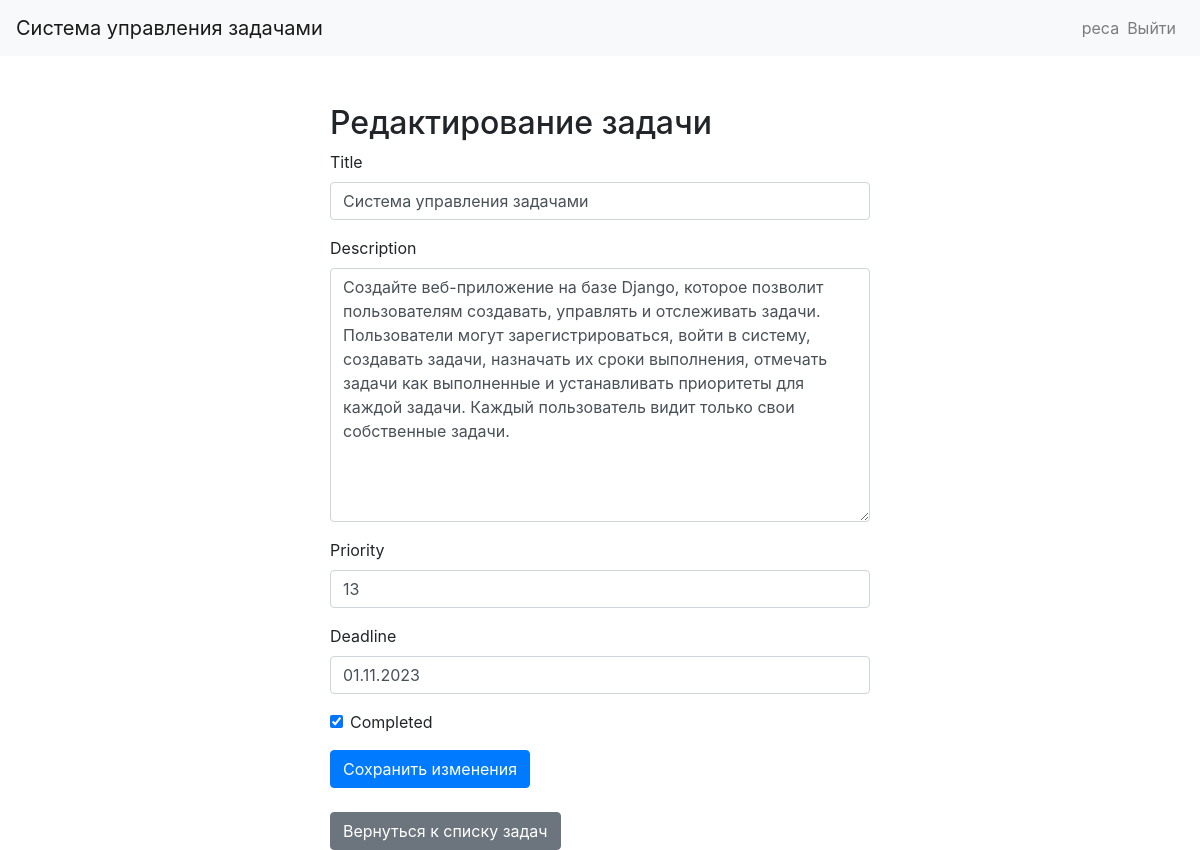
Page /task/edit/3/ (signed in) on the committed database.
### todos/models.py (models this page shows, shortened)
class Task(models.Model):
    user = models.ForeignKey(User, on_delete=models.CASCADE)
    title = models.CharField(max_length=200)
    description = models.TextField()
    priority = models.IntegerField(default=1)
    deadline = models.DateField()
    completed = models.BooleanField(default=False)

### todos/views.py (the view)
# urls.py: path('task/edit/<int:pk>/', views.task_edit, name='task_edit'),
@login_required
def task_edit(request, pk):
    task = get_object_or_404(Task, pk=pk, user=request.user)
    if request.method == 'POST':
        form = TaskForm(request.POST, instance=task)
        if form.is_valid():
            form.save()
            return redirect('task_list')
    else:
        form = TaskForm(instance=task)
    return render(request, 'todos/task_edit.html', {'form': form})

### todos/forms.py
class TaskForm(forms.ModelForm):
    class Meta:
        model = Task
        fields = ['title', 'description', 'priority', 'deadline', 'completed']
        widgets = {
            'completed': forms.CheckboxInput(attrs={'class': 'form-check-input'}),
        }

### todos/templates/todos/task_edit.html (shortened to what this page needs)
{% extends 'todos/base.html' %}
{% load bootstrap4 %}
{% block content %}
    <div class="row">
        <div class="col-md-6 offset-md-3">
            <h2>Редактирование задачи</h2>
                <form method="post">
                    {% bootstrap_form form %}
                    <button type="submit" class="btn btn-primary">Сохранить изменения</button>
                </form>
                <br>
            <a href="{% url 'task_list' %}" class="btn btn-secondary">Вернуться к списку задач</a>
        </div>
    </div>
{% endblock %}

### todos/templates/todos/base.html (shortened to what this page needs)
{% load bootstrap4 %}
<!DOCTYPE html>
<html lang="en">
<head>
    <link href="https://stackpath.bootstrapcdn.com/bootstrap/4.5.2/css/bootstrap.min.css" rel="stylesheet">
</head>
<body>
    <nav class="navbar navbar-expand-lg navbar-light bg-light">
        <a class="navbar-brand" href="{% url 'task_list' %}">Система управления задачами</a>
        <div class="collapse navbar-collapse" id="navbarNav">
            <ul class="navbar-nav ml-auto">
                <li class="nav-item">
                    {% if user.is_authenticated %}
                        <ul class="navbar-nav">
                            <li class="nav-item">
                                <span class="navbar-text">{{ user }}</span>
                            </li>
                            <li class="nav-item">
                                <a class="nav-link" href="{% url 'user_logout' %}">Выйти</a>
                            </li>
                        </ul>
                    {% endif %}
                </li>
            </ul>
        </div>
    </nav>
    <div class="container mt-5">
        {% block content %}
        {% endblock %}
    </div>
</body>
</html>

### rows in the picture
Task: title "Система управления задачами", description "Создайте веб-приложение на базе Django, которое позволит пользователям создавать, управлять и отслеживать задачи. Пользователи могут зарегистрироваться, войти в систему, создавать задачи, назначать их сроки выполнения, отмечать задачи как выполненные и устанавливать приоритеты для каждой задачи. Каждый пользователь видит только свои собственные задачи.", priority "13", deadline "01.11.2023", completed "☑"

### other values in the picture
{{ user }} "peca"
